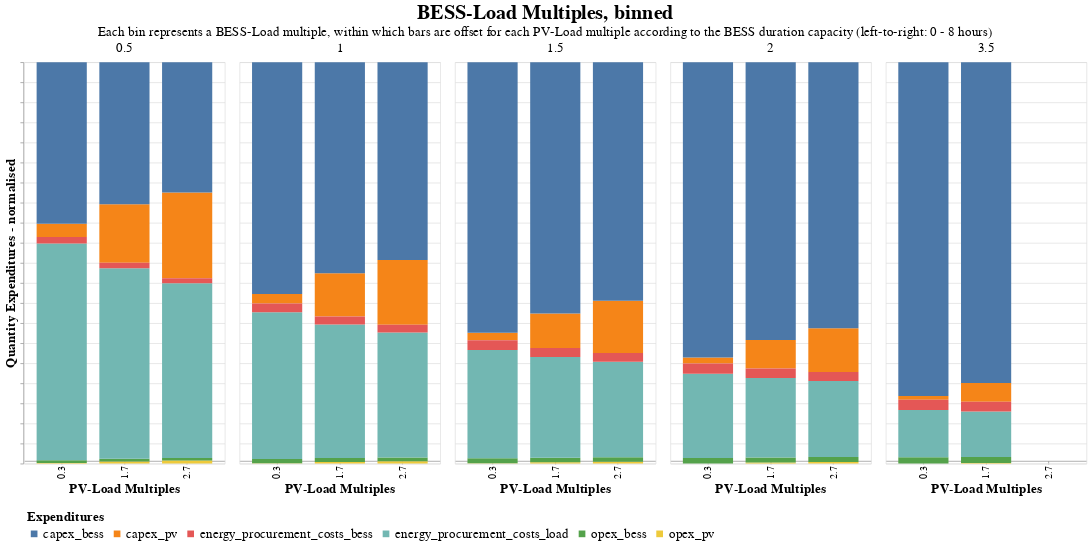

Notebook cell for this chart:
### Code cell
# Select only the columns of interest
columns_of_interest = ['PV_Load_M', 'BESS_Load_M', 'T_BESS', 'capex_pv', 'capex_bess', 'opex_pv', 'opex_bess', 'energy_procurement_costs_load', 'energy_procurement_costs_bess']
subset_data = results_econ[columns_of_interest]

# Melt the DataFrame to long format
melted_data = subset_data.melt(id_vars=['PV_Load_M', 'BESS_Load_M', 'T_BESS'], var_name='source', value_name='value')

# Plot stacked bar chart
quant= alt.Chart(
    melted_data,
    title= alt.TitleParams(
        text= 'BESS-Load Multiples, binned',
        subtitle= 'Each bin represents a BESS-Load multiple, within which bars are offset for each PV-Load multiple according to the BESS duration capacity (left-to-right: 0 - 8 hours)',
        anchor= 'middle',
        fontSize= 30,
        subtitleFontSize= 20
    )
).mark_bar().encode(
    x=alt.X('PV_Load_M:O', title='PV-Load Multiples', axis=alt.Axis(offset= -5)),
    #x2=alt.X2('PV_Load_M:O', title='PV-Load Multiple'),# axis=alt.Axis(offset=-5)),
    #x=alt.X('T_BESS:N', title= 'BESS Duration', axis= alt.Axis(offset= -5)),
    xOffset= 'T_BESS:N',
    y=alt.Y('sum(value):Q', title='Quantity Expenditures - normalised', axis= alt.Axis(labels= False)).stack('normalize'),
    color=alt.Color('source:N', legend= alt.Legend(title= 'Expenditures')),
    column= alt.Column('BESS_Load_M:N', title= '', header= alt.Header(labelFontSize= 20)),
    tooltip=['PV_Load_M', 'BESS_Load_M', 'T_BESS', 'source', 'value'],
    #size= alt.Size('T_BESS:Q').scale(domain= (-0.1, 2)),
    
).properties(
    width=300,
    height=600
).configure_axis(
    labelFontSize= 15,
    titleFontSize= 20,
).configure_legend(
    labelFontSize= 20,
    titleFontSize= 20,
    labelLimit= 400,
    orient= 'bottom',
    padding= 5
)
# num= alt.Chart(melted_data).mark_bar().encode(
#     x=alt.X('PV_Load_M:O', title='PV-Load Multiple', axis=alt.Axis(offset=-5)),
#     y=alt.Y('sum(value):Q', title='Quantity'),
#     color='source:N',
#     column= alt.Column('BESS_Load_M:N', title= 'BESS-Load Multiple, binned'),
#     tooltip=['PV_Load_M', 'BESS_Load_M', 'source', 'value'],
#     size= alt.Size('T_BESS:N').scale(domain= (-0.1, 2))
# ).properties(
#     width=300,
#     height=600
# )

quant

### Figure 1 — Vega-Lite specification as saved in the notebook (floating-point values rounded to 4 significant figures)
{"config": {"view": {"continuousWidth": 300, "continuousHeight": 300}, "axis": {"labelFontSize": 15, "titleFontSize": 20}, "legend": {"labelFontSize": 20, "labelLimit": 400, "orient": "bottom", "padding": 5, "titleFontSize": 20}}, "data": {"name": "data-6432d1530d0c25dbe1390925b3958c4c"}, "mark": {"type": "bar"}, "encoding": {"color": {"field": "source", "legend": {"title": "Expenditures"}, "type": "nominal"}, "column": {"field": "BESS_Load_M", "header": {"labelFontSize": 20}, "title": "", "type": "nominal"}, "tooltip": [{"field": "PV_Load_M", "type": "quantitative"}, {"field": "BESS_Load_M", "type": "quantitative"}, {"field": "T_BESS", "type": "quantitative"}, {"field": "source", "type": "nominal"}, {"field": "value", "type": "quantitative"}], "x": {"axis": {"offset": -5}, "field": "PV_Load_M", "title": "PV-Load Multiples", "type": "ordinal"}, "xOffset": {"field": "T_BESS", "type": "nominal"}, "y": {"aggregate": "sum", "axis": {"labels": false}, "field": "value", "stack": "normalize", "title": "Quantity Expenditures - normalised", "type": "quantitative"}}, "height": 600, "title": {"text": "BESS-Load Multiples, binned", "anchor": "middle", "fontSize": 30, "subtitle": "Each bin represents a BESS-Load multiple, within which bars are offset for each PV-Load multiple according to the BESS duration capacity (left-to-right: 0 - 8 hours)", "subtitleFontSize": 20}, "width": 300, "$schema": "https://vega.github.io/schema/vega-lite/v5.20.1.json", "datasets": {"data-6432d1530d0c25dbe1390925b3958c4c": [{"PV_Load_M": 0.3, "BESS_Load_M": 0.5, "T_BESS": 2.0, "source": "capex_pv", "value": 80000.0}, {"PV_Load_M": 0.3, "BESS_Load_M": 1.0, "T_BESS": 2.0, "source": "capex_pv", "value": 80000.0}, {"PV_Load_M": 0.3, "BESS_Load_M": 1.5, "T_BESS": 2.0, "source": "capex_pv", "value": 80000.0}, {"PV_Load_M": 0.3, "BESS_Load_M": 2.0, "T_BESS": 2.0, "source": "capex_pv", "value": 80000.0}, {"PV_Load_M": 0.3, "BESS_Load_M": 3.5, "T_BESS": 2.0, "source": "capex_pv", "value": 80000.0}, {"PV_Load_M": 1.7, "BESS_Load_M": 0.5, "T_BESS": 2.0, "source": "capex_pv", "value": 400000.0}, {"PV_Load_M": 1.7, "BESS_Load_M": 1.0, "T_BESS": 2.0, "source": "capex_pv", "value": 400000.0}, {"PV_Load_M": 1.7, "BESS_Load_M": 1.5, "T_BESS": 2.0, "source": "capex_pv", "value": 400000.0}, {"PV_Load_M": 1.7, "BESS_Load_M": 2.0, "T_BESS": 2.0, "source": "capex_pv", "value": 400000.0}, {"PV_Load_M": 1.7, "BESS_Load_M": 3.5, "T_BESS": 2.0, "source": "capex_pv", "value": 400000.0}, {"PV_Load_M": 2.7, "BESS_Load_M": 0.5, "T_BESS": 2.0, "source": "capex_pv", "value": 640000.0}, {"PV_Load_M": 2.7, "BESS_Load_M": 1.0, "T_BESS": 2.0, "source": "capex_pv", "value": 640000.0}, {"PV_Load_M": 2.7, "BESS_Load_M": 1.5, "T_BESS": 2.0, "source": "capex_pv", "value": 640000.0}, {"PV_Load_M": 2.7, "BESS_Load_M": 2.0, "T_BESS": 2.0, "source": "capex_pv", "value": 640000.0}, {"PV_Load_M": 0.3, "BESS_Load_M": 0.5, "T_BESS": 2.0, "source": "capex_bess", "value": 975000.0}, {"PV_Load_M": 0.3, "BESS_Load_M": 1.0, "T_BESS": 2.0, "source": "capex_bess", "value": 1950000.0}, {"PV_Load_M": 0.3, "BESS_Load_M": 1.5, "T_BESS": 2.0, "source": "capex_bess", "value": 2925000.0}, {"PV_Load_M": 0.3, "BESS_Load_M": 2.0, "T_BESS": 2.0, "source": "capex_bess", "value": 3900000.0}, {"PV_Load_M": 0.3, "BESS_Load_M": 3.5, "T_BESS": 2.0, "source": "capex_bess", "value": 6825000.0}, {"PV_Load_M": 1.7, "BESS_Load_M": 0.5, "T_BESS": 2.0, "source": "capex_bess", "value": 975000.0}, {"PV_Load_M": 1.7, "BESS_Load_M": 1.0, "T_BESS": 2.0, "source": "capex_bess", "value": 1950000.0}, {"PV_Load_M": 1.7, "BESS_Load_M": 1.5, "T_BESS": 2.0, "source": "capex_bess", "value": 2925000.0}, {"PV_Load_M": 1.7, "BESS_Load_M": 2.0, "T_BESS": 2.0, "source": "capex_bess", "value": 3900000.0}, {"PV_Load_M": 1.7, "BESS_Load_M": 3.5, "T_BESS": 2.0, "source": "capex_bess", "value": 6825000.0}, {"PV_Load_M": 2.7, "BESS_Load_M": 0.5, "T_BESS": 2.0, "source": "capex_bess", "value": 975000.0}, {"PV_Load_M": 2.7, "BESS_Load_M": 1.0, "T_BESS": 2.0, "source": "capex_bess", "value": 1950000.0}, {"PV_Load_M": 2.7, "BESS_Load_M": 1.5, "T_BESS": 2.0, "source": "capex_bess", "value": 2925000.0}, {"PV_Load_M": 2.7, "BESS_Load_M": 2.0, "T_BESS": 2.0, "source": "capex_bess", "value": 3900000.0}, {"PV_Load_M": 0.3, "BESS_Load_M": 0.5, "T_BESS": 2.0, "source": "opex_pv", "value": 3000.0}, {"PV_Load_M": 0.3, "BESS_Load_M": 1.0, "T_BESS": 2.0, "source": "opex_pv", "value": 3000.0}, {"PV_Load_M": 0.3, "BESS_Load_M": 1.5, "T_BESS": 2.0, "source": "opex_pv", "value": 3000.0}, {"PV_Load_M": 0.3, "BESS_Load_M": 2.0, "T_BESS": 2.0, "source": "opex_pv", "value": 3000.0}, {"PV_Load_M": 0.3, "BESS_Load_M": 3.5, "T_BESS": 2.0, "source": "opex_pv", "value": 3000.0}, {"PV_Load_M": 1.7, "BESS_Load_M": 0.5, "T_BESS": 2.0, "source": "opex_pv", "value": 15000.0}, {"PV_Load_M": 1.7, "BESS_Load_M": 1.0, "T_BESS": 2.0, "source": "opex_pv", "value": 15000.0}, {"PV_Load_M": 1.7, "BESS_Load_M": 1.5, "T_BESS": 2.0, "source": "opex_pv", "value": 15000.0}, {"PV_Load_M": 1.7, "BESS_Load_M": 2.0, "T_BESS": 2.0, "source": "opex_pv", "value": 15000.0}, {"PV_Load_M": 1.7, "BESS_Load_M": 3.5, "T_BESS": 2.0, "source": "opex_pv", "value": 15000.0}, {"PV_Load_M": 2.7, "BESS_Load_M": 0.5, "T_BESS": 2.0, "source": "opex_pv", "value": 24000.0}, {"PV_Load_M": 2.7, "BESS_Load_M": 1.0, "T_BESS": 2.0, "source": "opex_pv", "value": 24000.0}, {"PV_Load_M": 2.7, "BESS_Load_M": 1.5, "T_BESS": 2.0, "source": "opex_pv", "value": 24000.0}, {"PV_Load_M": 2.7, "BESS_Load_M": 2.0, "T_BESS": 2.0, "source": "opex_pv", "value": 24000.0}, {"PV_Load_M": 0.3, "BESS_Load_M": 0.5, "T_BESS": 2.0, "source": "opex_bess", "value": 18000.0}, {"PV_Load_M": 0.3, "BESS_Load_M": 1.0, "T_BESS": 2.0, "source": "opex_bess", "value": 36000.0}, {"PV_Load_M": 0.3, "BESS_Load_M": 1.5, "T_BESS": 2.0, "source": "opex_bess", "value": 54000.0}, {"PV_Load_M": 0.3, "BESS_Load_M": 2.0, "T_BESS": 2.0, "source": "opex_bess", "value": 72000.0}, {"PV_Load_M": 0.3, "BESS_Load_M": 3.5, "T_BESS": 2.0, "source": "opex_bess", "value": 126000.0}, {"PV_Load_M": 1.7, "BESS_Load_M": 0.5, "T_BESS": 2.0, "source": "opex_bess", "value": 18000.0}, {"PV_Load_M": 1.7, "BESS_Load_M": 1.0, "T_BESS": 2.0, "source": "opex_bess", "value": 36000.0}, {"PV_Load_M": 1.7, "BESS_Load_M": 1.5, "T_BESS": 2.0, "source": "opex_bess", "value": 54000.0}, {"PV_Load_M": 1.7, "BESS_Load_M": 2.0, "T_BESS": 2.0, "source": "opex_bess", "value": 72000.0}, {"PV_Load_M": 1.7, "BESS_Load_M": 3.5, "T_BESS": 2.0, "source": "opex_bess", "value": 126000.0}, {"PV_Load_M": 2.7, "BESS_Load_M": 0.5, "T_BESS": 2.0, "source": "opex_bess", "value": 18000.0}, {"PV_Load_M": 2.7, "BESS_Load_M": 1.0, "T_BESS": 2.0, "source": "opex_bess", "value": 36000.0}, {"PV_Load_M": 2.7, "BESS_Load_M": 1.5, "T_BESS": 2.0, "source": "opex_bess", "value": 54000.0}, {"PV_Load_M": 2.7, "BESS_Load_M": 2.0, "T_BESS": 2.0, "source": "opex_bess", "value": 72000.0}, {"PV_Load_M": 0.3, "BESS_Load_M": 0.5, "T_BESS": 2.0, "source": "energy_procurement_costs_load", "value": 1307000.0}, {"PV_Load_M": 0.3, "BESS_Load_M": 1.0, "T_BESS": 2.0, "source": "energy_procurement_costs_load", "value": 1234000.0}, {"PV_Load_M": 0.3, "BESS_Load_M": 1.5, "T_BESS": 2.0, "source": "energy_procurement_costs_load", "value": 1171000.0}, {"PV_Load_M": 0.3, "BESS_Load_M": 2.0, "T_BESS": 2.0, "source": "energy_procurement_costs_load", "value": 1114000.0}, {"PV_Load_M": 0.3, "BESS_Load_M": 3.5, "T_BESS": 2.0, "source": "energy_procurement_costs_load", "value": 966800.0}, {"PV_Load_M": 1.7, "BESS_Load_M": 0.5, "T_BESS": 2.0, "source": "energy_procurement_costs_load", "value": 1307000.0}, {"PV_Load_M": 1.7, "BESS_Load_M": 1.0, "T_BESS": 2.0, "source": "energy_procurement_costs_load", "value": 1234000.0}, {"PV_Load_M": 1.7, "BESS_Load_M": 1.5, "T_BESS": 2.0, "source": "energy_procurement_costs_load", "value": 1171000.0}, {"PV_Load_M": 1.7, "BESS_Load_M": 2.0, "T_BESS": 2.0, "source": "energy_procurement_costs_load", "value": 1114000.0}, {"PV_Load_M": 1.7, "BESS_Load_M": 3.5, "T_BESS": 2.0, "source": "energy_procurement_costs_load", "value": 966800.0}, {"PV_Load_M": 2.7, "BESS_Load_M": 0.5, "T_BESS": 2.0, "source": "energy_procurement_costs_load", "value": 1307000.0}, {"PV_Load_M": 2.7, "BESS_Load_M": 1.0, "T_BESS": 2.0, "source": "energy_procurement_costs_load", "value": 1234000.0}, {"PV_Load_M": 2.7, "BESS_Load_M": 1.5, "T_BESS": 2.0, "source": "energy_procurement_costs_load", "value": 1171000.0}, {"PV_Load_M": 2.7, "BESS_Load_M": 2.0, "T_BESS": 2.0, "source": "energy_procurement_costs_load", "value": 1114000.0}, {"PV_Load_M": 0.3, "BESS_Load_M": 0.5, "T_BESS": 2.0, "source": "energy_procurement_costs_bess", "value": 37820.0}, {"PV_Load_M": 0.3, "BESS_Load_M": 1.0, "T_BESS": 2.0, "source": "energy_procurement_costs_bess", "value": 74660.0}, {"PV_Load_M": 0.3, "BESS_Load_M": 1.5, "T_BESS": 2.0, "source": "energy_procurement_costs_bess", "value": 106000.0}, {"PV_Load_M": 0.3, "BESS_Load_M": 2.0, "T_BESS": 2.0, "source": "energy_procurement_costs_bess", "value": 134300.0}, {"PV_Load_M": 0.3, "BESS_Load_M": 3.5, "T_BESS": 2.0, "source": "energy_procurement_costs_bess", "value": 208700.0}, {"PV_Load_M": 1.7, "BESS_Load_M": 0.5, "T_BESS": 2.0, "source": "energy_procurement_costs_bess", "value": 37820.0}, {"PV_Load_M": 1.7, "BESS_Load_M": 1.0, "T_BESS": 2.0, "source": "energy_procurement_costs_bess", "value": 74660.0}, {"PV_Load_M": 1.7, "BESS_Load_M": 1.5, "T_BESS": 2.0, "source": "energy_procurement_costs_bess", "value": 106000.0}, {"PV_Load_M": 1.7, "BESS_Load_M": 2.0, "T_BESS": 2.0, "source": "energy_procurement_costs_bess", "value": 134300.0}, {"PV_Load_M": 1.7, "BESS_Load_M": 3.5, "T_BESS": 2.0, "source": "energy_procurement_costs_bess", "value": 208700.0}, {"PV_Load_M": 2.7, "BESS_Load_M": 0.5, "T_BESS": 2.0, "source": "energy_procurement_costs_bess", "value": 37820.0}, {"PV_Load_M": 2.7, "BESS_Load_M": 1.0, "T_BESS": 2.0, "source": "energy_procurement_costs_bess", "value": 74660.0}, {"PV_Load_M": 2.7, "BESS_Load_M": 1.5, "T_BESS": 2.0, "source": "energy_procurement_costs_bess", "value": 106000.0}, {"PV_Load_M": 2.7, "BESS_Load_M": 2.0, "T_BESS": 2.0, "source": "energy_procurement_costs_bess", "value": 134300.0}]}}
